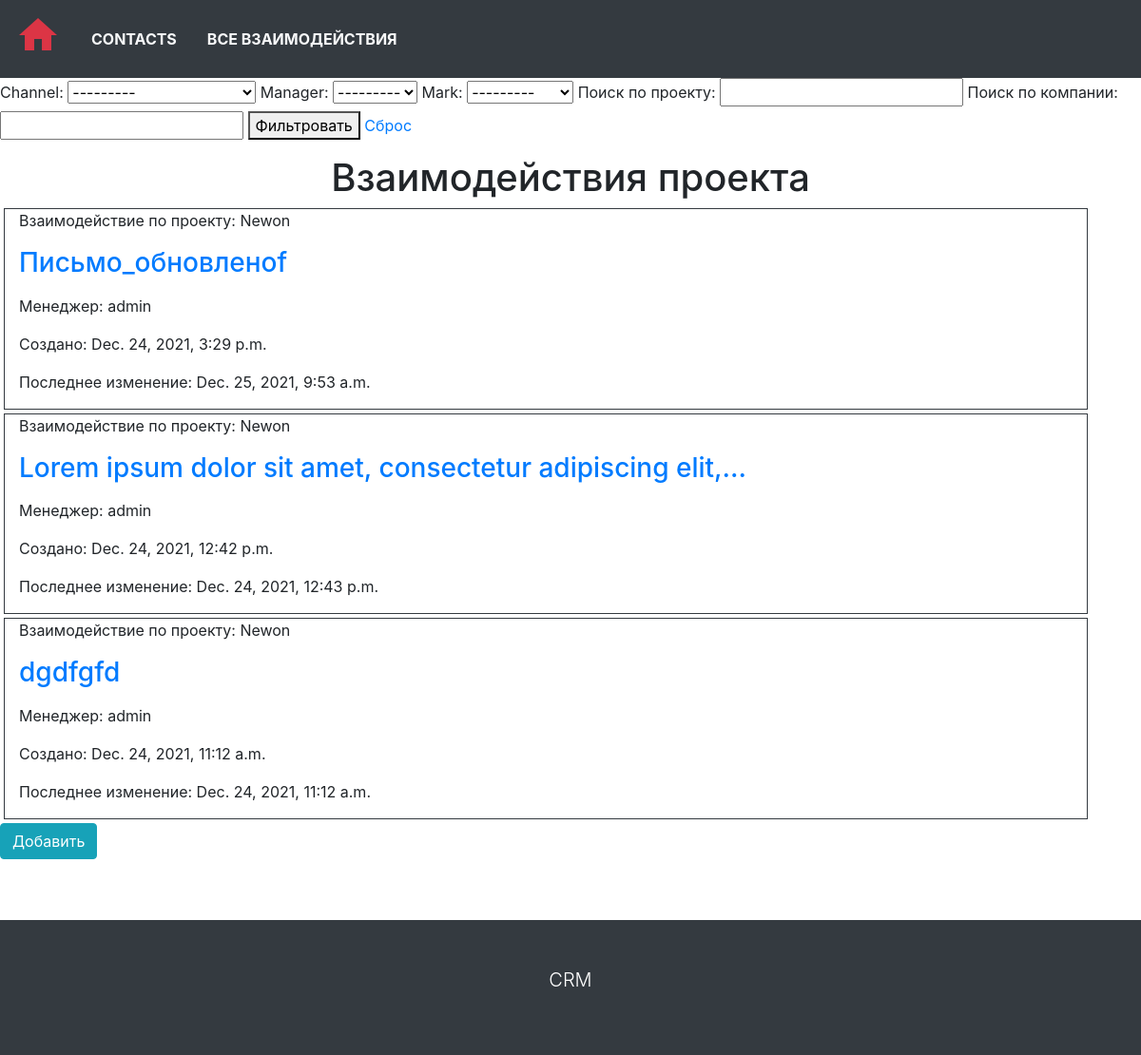
The page /projects/project-interactions/19/ on the database its author committed.
### main_crm/models.py (models this page shows, shortened)
class Interaction(models.Model):
    project = models.ForeignKey('Project', on_delete=models.CASCADE)
    CHANNELS = (
        ('r', 'Заявка'),
        ('l', 'Письмо'),
        ('w', 'Сайт'),
        ('i', 'Инициатива компании'),
    )
    channel = models.CharField(max_length=1, choices=CHANNELS)
    manager = models.ForeignKey(User, on_delete=models.CASCADE)
    description = RichTextUploadingField(blank=True)
    MARKS = (
        ('1', 'Ужасно'),
        ('2', 'Плохо'),
        ('3', 'Нормально'),
        ('4', 'Хорошо'),
        ('5', 'Отлично'),
    )
    mark = models.CharField(max_length=1, choices=MARKS)
    created_at = models.DateTimeField(auto_now_add=True)
    updated_at = models.DateTimeField(auto_now=True)
    class Meta:
        ordering = ['-updated_at']
        verbose_name = 'Interaction'
        verbose_name_plural = 'Interactions'

class Project(models.Model):
    user = models.ForeignKey('Company', on_delete=models.CASCADE)
    title = models.CharField(max_length=250)
    description = RichTextUploadingField(blank=True)
    started_at = models.DateField()
    finished_at = models.DateField(blank=True, null=True)
    cost = models.IntegerField(blank=True, null=True, validators=(MinValueValidator(0),))
    class Meta:
        ordering = ['-started_at']
        verbose_name = 'Project'
        verbose_name_plural = 'Projects'

### main_crm/views.py (the view)
# urls.py: path('projects/project-interactions/<int:pk>/', views.InteractionListView.as_view(), name='project-interaction-list'),
class InteractionListView(ListView):
    template_name = 'cms_mainpage/interaction_list_page.html'
    paginate_by = INDEX_PAGINATE_BY
    def get_queryset(self):
        return Interaction.objects.filter(project__id=self.kwargs['pk'])
    def get_context_data(self, **kwargs):
        context = super().get_context_data(**kwargs)
        context['filter'] = InteractionFilter(self.request.GET, queryset=self.get_queryset())
        sort_by = self.request.GET.get('sort_by', '')
        sort_by_param = f'&sort_by={sort_by}'
        context.update(self.kwargs)
        return context

### main_crm/templates/cms_mainpage/interaction_list_page.html (shortened to what this page needs)
{% extends 'base.html' %}
{% block content %}
 {% if filter %}
    <form method="GET" action="">
        {{ filter.form }}
        <button type="submit">Фильтровать</button>
        <a href="{% url 'project-interaction-list' pk %}">Сброс</a>
    </form>
    {% endif %}
{% if object_list.exists %}
<h1 class="display-5 text-center mt-3">Взаимодействия проекта</h1>
{% for interaction in filter.qs %}
    <div class="container m-1 border border-dark">
    <p>Взаимодействие по проекту: {{ interaction.project.title }}</p>
    <p><a class="h3 text-decoration-none" href="{% url 'interaction-detail' interaction.pk %}">
        {{ interaction.description|safe|truncatechars:60 }}</a></p>
    <p>Менеджер: {{ interaction.manager }}</p>
    <p>Создано: {{ interaction.created_at }}</p>
    <p>Последнее изменение: {{ interaction.updated_at }}</p>
</div>
{% endfor %}
{% else %}
<p class="mt-5 font-weight-bold text-center text-muted display-4">Записи отсутствуют.</p>
{% endif %}
<p><a class="btn btn-info" role="button" href="{% url 'interaction-create' pk %}">Добавить</a></p>
{% endblock %}

### main_crm/static/cms/css/style.css (style rules this page uses)
html, body { height: 100%; }

### rows shown on the page
Interaction: project "Newon", manager "admin", created_at "Dec. 24, 2021, 3:29 p.m.", updated_at "Dec. 25, 2021, 9:53 a.m."
Interaction: project "Newon", manager "admin", created_at "Dec. 24, 2021, 12:42 p.m.", updated_at "Dec. 24, 2021, 12:43 p.m."
Interaction: project "Newon", manager "admin", created_at "Dec. 24, 2021, 11:12 a.m.", updated_at "Dec. 24, 2021, 11:12 a.m."
